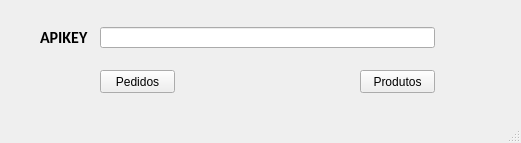
<?xml version="1.0" encoding="UTF-8"?>
<ui version="4.0">
 <class>MainWindow</class>
 <widget class="QMainWindow" name="MainWindow">
  <property name="geometry">
   <rect>
    <x>0</x>
    <y>0</y>
    <width>521</width>
    <height>143</height>
   </rect>
  </property>
  <property name="windowTitle">
   <string>BlingERP-Python</string>
  </property>
  <widget class="QWidget" name="centralwidget">
   <widget class="QLineEdit" name="getapikey">
    <property name="geometry">
     <rect>
      <x>100</x>
      <y>27</y>
      <width>335</width>
      <height>21</height>
     </rect>
    </property>
   </widget>
   <widget class="QLabel" name="label">
    <property name="geometry">
     <rect>
      <x>40</x>
      <y>31</y>
      <width>50</width>
      <height>13</height>
     </rect>
    </property>
    <property name="font">
     <font>
      <family>Calibri</family>
      <pointsize>12</pointsize>
      <weight>75</weight>
      <bold>true</bold>
     </font>
    </property>
    <property name="text">
     <string>APIKEY</string>
    </property>
   </widget>
   <widget class="QPushButton" name="btnpedidos">
    <property name="geometry">
     <rect>
      <x>100</x>
      <y>70</y>
      <width>75</width>
      <height>23</height>
     </rect>
    </property>
    <property name="cursor">
     <cursorShape>PointingHandCursor</cursorShape>
    </property>
    <property name="text">
     <string>Pedidos</string>
    </property>
   </widget>
   <widget class="QPushButton" name="btnprodutos">
    <property name="geometry">
     <rect>
      <x>360</x>
      <y>70</y>
      <width>75</width>
      <height>23</height>
     </rect>
    </property>
    <property name="cursor">
     <cursorShape>PointingHandCursor</cursorShape>
    </property>
    <property name="text">
     <string>Produtos</string>
    </property>
   </widget>
  </widget>
  <widget class="QMenuBar" name="menubar">
   <property name="geometry">
    <rect>
     <x>0</x>
     <y>0</y>
     <width>521</width>
     <height>21</height>
    </rect>
   </property>
  </widget>
  <widget class="QStatusBar" name="statusbar"/>
 </widget>
 <resources/>
 <connections/>
</ui>
